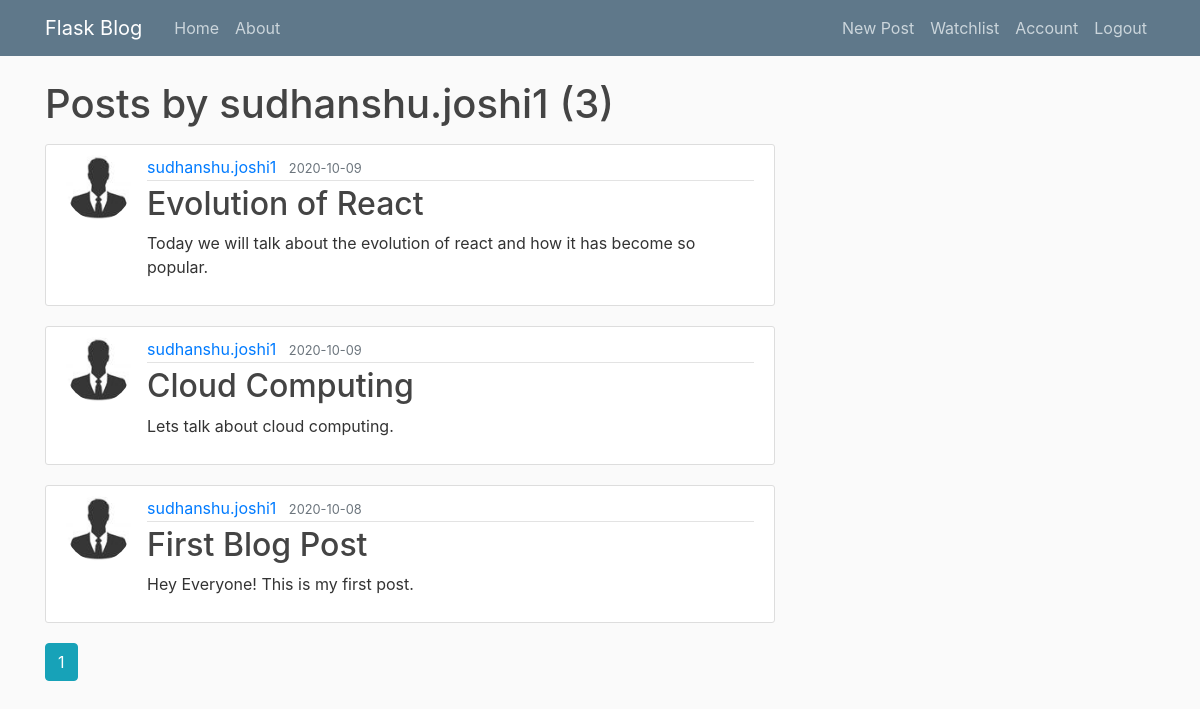
The page /user/sudhanshu.joshi1 (signed in) on the database its author committed.
### flaskblog/models.py (models this page shows, shortened)
class User(db.Model, UserMixin):
    id = db.Column(db.Integer, primary_key=True)
    username = db.Column(db.String(20), unique=True, nullable=False)
    email = db.Column(db.String(120), unique=True, nullable=False)
    image_file = db.Column(db.String(20), nullable=False,
                           default='default.jpg')
    password = db.Column(db.String(60), nullable=False)
    posts = db.relationship('Post', backref='author', lazy=True)

class Post(db.Model):
    id = db.Column(db.Integer, primary_key=True)
    title = db.Column(db.String(100), nullable=False)
    date_posted = db.Column(db.DateTime, nullable=False,
                            default=datetime.utcnow)
    content = db.Column(db.Text, nullable=False)
    user_id = db.Column(db.Integer, db.ForeignKey('user.id'), nullable=False)
    like_count = db.Column(db.Integer)
    dislike_count = db.Column(db.Integer)

### flaskblog/users/routes.py (the view)
@users.route("/user/<string:username>")
def user_posts(username):
    page = request.args.get('page', 1, type=int)
    user = User.query.filter_by(username=username).first_or_404()
    posts = Post.query.filter_by(author=user)\
        .order_by(Post.date_posted.desc())\
        .paginate(page=page, per_page=5)
    return render_template('user_posts.html', posts=posts, user=user)

### flaskblog/models.py (called while the page is built)
@login_manager.user_loader
def load_user(user_id):
    return User.query.get(int(user_id))

### flaskblog/templates/user_posts.html
{% extends "layout.html" %}
{% block content %}
    <h1 class="mb-3">Posts by {{ user.username }} ({{ posts.total }})</h1>
    {% for post in posts.items %}
        <article class="media content-section">
          <img class="rounded-circle article-img" src="{{ url_for('static', filename='profile_pics/' + post.author.image_file) }}">
          <div class="media-body">
            <div class="article-metadata">
              <a class="mr-2" href="{{ url_for('users.user_posts', username=post.author.username) }}">{{ post.author.username }}</a>
              <small class="text-muted">{{ post.date_posted.strftime('%Y-%m-%d') }}</small>
            </div>
            <h2><a class="article-title" href="{{ url_for('posts.post', post_id=post.id) }}">{{ post.title }}</a></h2>
            <p class="article-content">{{ post.content }}</p>
          </div>
        </article>
    {% endfor %}
    {% for page_num in posts.iter_pages(left_edge=1, right_edge=1, left_current=1, right_current=2) %}
      {% if page_num %}
        {% if posts.page == page_num %}
          <a class="btn btn-info mb-4" href="{{ url_for('users.user_posts', username=user.username, page=page_num) }}">{{ page_num }}</a>
        {% else %}
          <a class="btn btn-outline-info mb-4" href="{{ url_for('users.user_posts', username=user.username, page=page_num) }}">{{ page_num }}</a>
        {% endif %}
      {% else %}
        ...
      {% endif %}
    {% endfor %}
{% endblock content %}

### flaskblog/static/main.css (style rules this page uses)
body { background: #fafafa; color: #333333; margin-top: 5rem; }
h1, h2, h3, h4, h5, h6 { color: #444444; }
.content-section { background: #ffffff; padding: 10px 20px; border: 1px solid #dddddd; border-radius: 3px; margin-bottom: 20px; }
.article-title { color: #444444; }
.article-content { white-space: pre-line; }
.article-img { height: 65px; width: 65px; margin-right: 16px; }
.article-metadata { padding-bottom: 1px; margin-bottom: 4px; border-bottom: 1px solid #e3e3e3; }
.btn { margin-bottom: 10px; }

### rows shown on the page
User: username "sudhanshu.joshi1"
Post: image_file (picture), author.username "sudhanshu.joshi1", date_posted "2020-10-09", title "Evolution of React", content "Today we will talk about the evolution of react and how it has become so popular."
Post: image_file (picture), author.username "sudhanshu.joshi1", date_posted "2020-10-09", title "Cloud Computing", content "Lets talk about cloud computing."
Post: image_file (picture), author.username "sudhanshu.joshi1", date_posted "2020-10-08", title "First Blog Post", content "Hey Everyone! This is my first post."

### other values the page prints
{{ posts.total }} "3"
{{ page_num }} "1"
